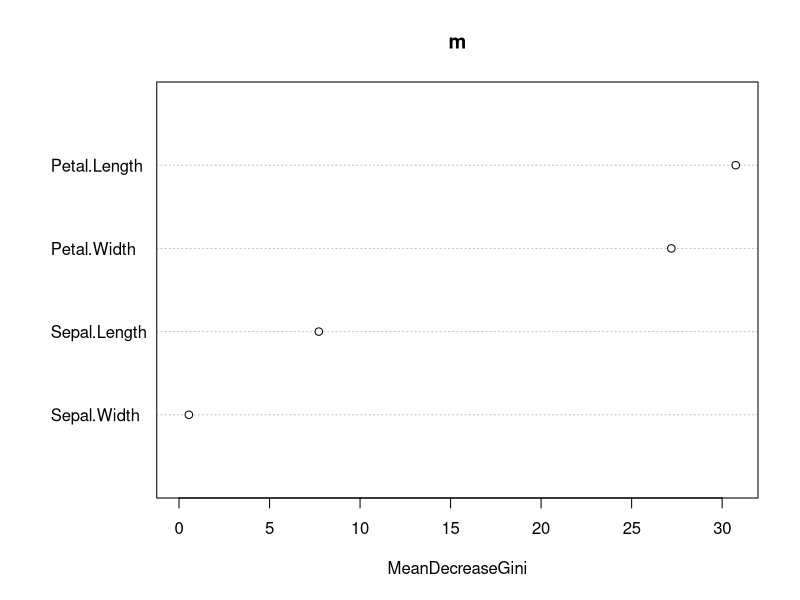
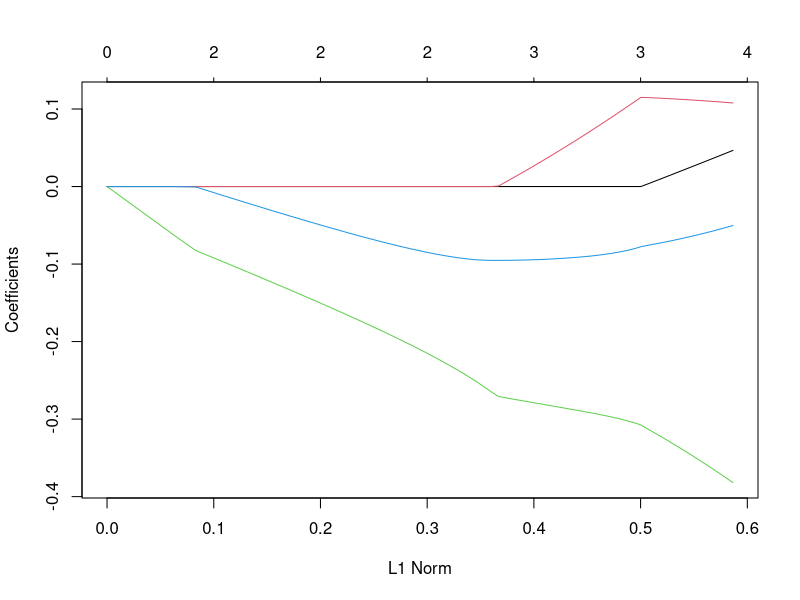
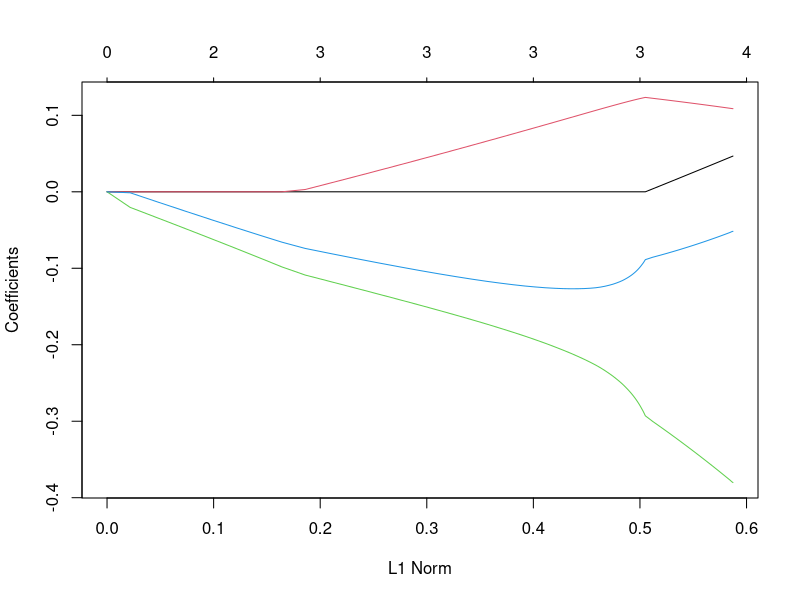
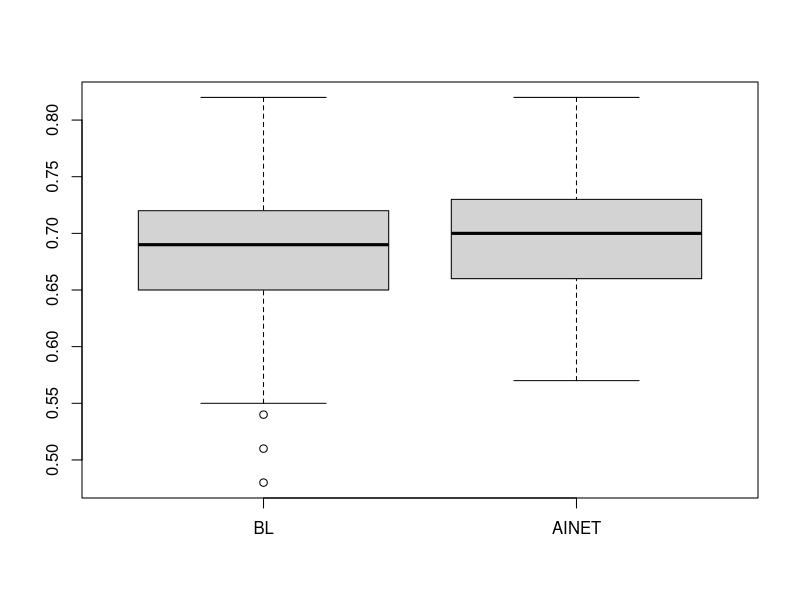

These charts were generated, in order, by the following R code:

# Dependencies ------------------------------------------------------------

library(randomForest)
library(glmnet)

# iris example ------------------------------------------------------------

data("iris")

iris$bin <- factor(iris$Species == "setosa")

m <- randomForest(bin ~ . - Species, data = iris)

gamma <- 0.5
pen.f <- 1 - (m$importance / sum(m$importance))^gamma
 
varImpPlot(m)

X <- scale(model.matrix(bin ~ . - Species, data = iris))[, -1]
Y <- as.numeric(iris$bin) - 1

plot(glmnet(x = X, y = Y, penalty.factor = pen.f, alpha = 0.5))
plot(glmnet(x = X, y = Y, alpha = 0.5))

# FUNs --------------------------------------------------------------------

.rm_int <- function(X) {
	if (all(X[, 1] == 1))
		return(X[, -1, drop = FALSE])
	return(X)
}

.importance_penalty <- function(rf, gamma = 1) {
	imp <- rf$importance[, "MeanDecreaseGini"]
	imp <- pmax(imp, 0)
	1 - (imp / sum(imp))^gamma
}

.preproc <- function(formula, data) {
	X <- .rm_int(model.matrix(formula, data))
	Y <- model.response(model.frame(formula, data))
	if (is.factor(Y) & length(levels(Y)) == 2L) {
		Y <- as.numeric(Y) - 1
	}
	return(list(Y = Y, X = X))
}

fglmnet <- function(formula, data, ...) {
	dat <- .preproc(formula, data)
	glmnet(x = dat$X, y = dat$Y, ... = ...)
}

.vimp <- function(formula, data, ...) {
	rf <- randomForest(formula, data, importance = TRUE)
	.importance_penalty(rf)
}

cv.fglmnet <- function(formula, data, imp_data = NULL, pen.f = NULL, ...) {
	dat <- .preproc(formula, data)
	if (is.null(pen.f))
		pen.f <- .vimp(formula, ifelse(is.null(imp_data), list(data), 
																	 list(imp_data))[[1]])
	cv.glmnet(x = dat$X, y = dat$Y, penalty.factor = pen.f, ... = ...)
}

ai_net <- function(formula, data, imp_data = NULL, pen.f = NULL, plot = FALSE, 
									 ...) {
	if (plot)
		varImpPlot(rf)
	if (is.null(pen.f))
		pen.f <- .vimp(formula, ifelse(is.null(imp_data), list(data),
																	 list(imp_data))[[1]])
	fglmnet(formula, data, penalty.factor = pen.f, ... = ...)
}

# Sim example -------------------------------------------------------------

gen_dat <- function(n = 1e2, p = 1e1, b = rep(1:0, c(2, p - 2))) {
	X <- matrix(rnorm(n * p), nrow = n, ncol = p)
	Y <- factor(rbinom(n = n, size = 1, plogis(X %*% b)))
	return(data.frame(Y = Y, X = X))
}

res <- replicate(100, {
	train <- gen_dat()
	tune <- gen_dat()
	test <- gen_dat()
	
	fml <- Y ~ .
	pen.f <- .vimp(fml, tune)
	cvm <- cv.fglmnet(fml, train, pen.f = pen.f)
	
	m <- ai_net(fml, data = train, pen.f = pen.f, plot = FALSE,
							lambda = cvm$lambda.1se, alpha = 0.5)
	
	preds <- as.numeric(predict(m, newx = .rm_int(model.matrix(fml, test))) > 0.5)
	
	# bl <- glm(Y ~ ., data = train, family = binomial)
	# pbl <- as.numeric(predict(bl, newdata = test, type = "response") > 0.5)
	
	dd <- .preproc(fml, train)
	cbl <- cv.glmnet(x = dd$X, y = dd$Y, alpha = 0.5)
	bl <- glmnet(x = dd$X, y = dd$Y, alpha = 0.5, lambda = cbl$lambda.1se)
	pbl <- as.numeric(predict(bl, newx = .rm_int(model.matrix(fml, test))) > 0.5)
	
	c(
		BL = mean(pbl == test$Y),
		AINET = mean(preds == test$Y)
	)
})

boxplot(t(res))
